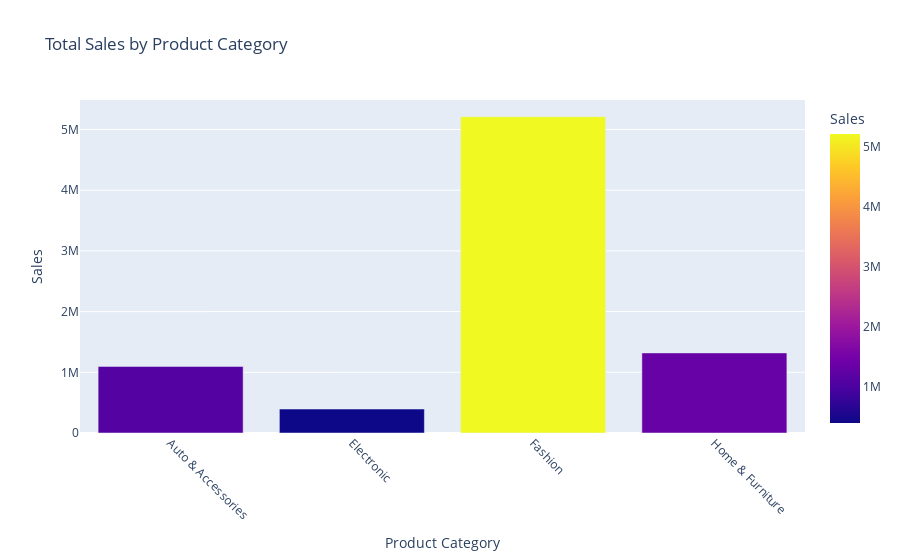

Notebook cell for this chart:
### Code cell
# Assuming 'Product Category' and 'Sales' are numeric
sales_by_category = df.groupby('Product Category')['Sales'].sum().reset_index()
fig = px.bar(sales_by_category, x='Product Category', y='Sales', color='Sales', title='Total Sales by Product Category')
fig.update_xaxes(tickangle=45)
fig.show()

### Figure 1 — Plotly figure (JSON) as saved in the notebook; plotly's stock layout.template omitted (floating-point values rounded to 4 significant figures)
{"data": [{"alignmentgroup": "True", "hovertemplate": "Product Category=%{x}<br>Sales=%{marker.color}<extra></extra>", "legendgroup": "", "marker": {"color": [1096928, 394738, 5212097, 1319407], "coloraxis": "coloraxis", "pattern": {"shape": ""}}, "name": "", "offsetgroup": "", "orientation": "v", "showlegend": false, "textposition": "auto", "type": "bar", "x": ["Auto & Accessories", "Electronic", "Fashion", "Home & Furniture"], "xaxis": "x", "y": [1096928, 394738, 5212097, 1319407], "yaxis": "y"}], "layout": {"barmode": "relative", "coloraxis": {"colorbar": {"title": {"text": "Sales"}}, "colorscale": [[0, "#0d0887"], [0.1111, "#46039f"], [0.2222, "#7201a8"], [0.3333, "#9c179e"], [0.4444, "#bd3786"], [0.5556, "#d8576b"], [0.6667, "#ed7953"], [0.7778, "#fb9f3a"], [0.8889, "#fdca26"], [1, "#f0f921"]]}, "legend": {"tracegroupgap": 0}, "title": {"text": "Total Sales by Product Category"}, "xaxis": {"anchor": "y", "domain": [0, 1], "tickangle": 45, "title": {"text": "Product Category"}}, "yaxis": {"anchor": "x", "domain": [0, 1], "title": {"text": "Sales"}}}}
